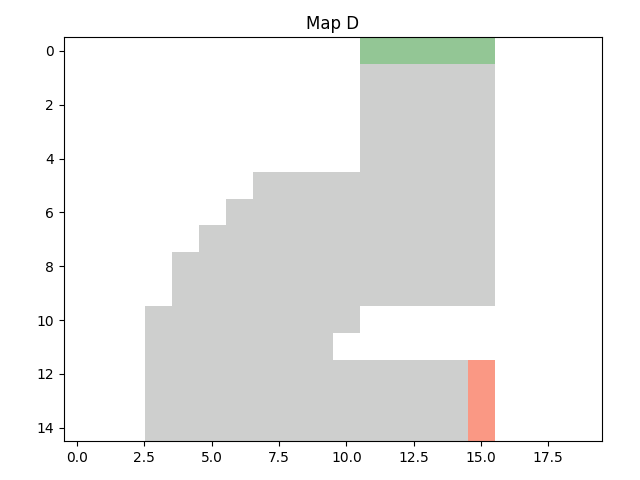

Python code for this plot:
import numpy as np
import matplotlib.pyplot as plt
from matplotlib.colors import ListedColormap

WALL = 0
TRACK = 1
START = 2
FINISH = 3
 
# Define an array of 30 columns and 30 rows
track = np.full((15, 20), WALL)

track[12:16, 3:16] = TRACK
track[10:12, 3:9] = TRACK
track[8:10, 4] = TRACK
track[7:10, 5] = TRACK
track[6:10, 6] = TRACK
track[5:10, 7:9] = TRACK
track[5:12, 9] = TRACK
track[5:11, 10] = TRACK
track[0:10, 11:16] = TRACK


# Define starting line (a horizontal line on the left)
track[12:16, 15] = START

# Define finishing line below the wall
track[0, 11:16] = FINISH

print(track)

# Save track in npy format
with open('../saved_tracks/track_d.npy', 'wb') as f:
    np.save(f, track)
    
# Personalized color map
cmap = ListedColormap(['#FFFFFF', '#CECFCE', '#FA9884', '#93C695'])

# Create the plot
plt.imshow(track, cmap=cmap)

# Set a title
plt.title('Map D')

# Set the ticks
plt.tight_layout()

# Save the plot
plt.savefig('map_d.png')

# Show the plot
plt.show()